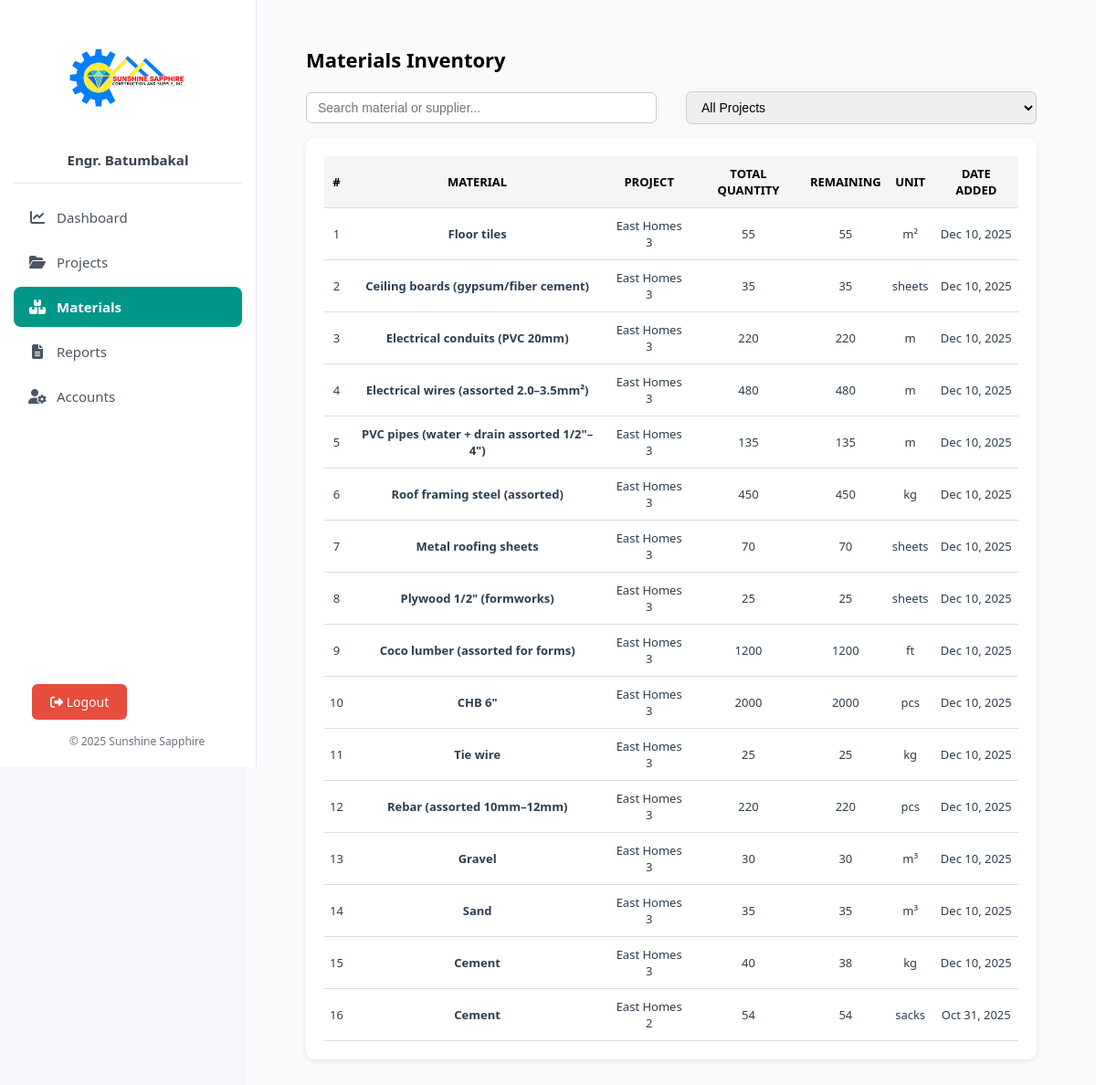
The app's page /materials/materials.php (signed in) with its own data.
### tables this page shows
CREATE TABLE `materials` (
  `id` int(11) NOT NULL AUTO_INCREMENT,
  `project_id` int(11) NOT NULL,
  `name` varchar(255) NOT NULL,
  `supplier` varchar(255) DEFAULT NULL,
  `total_quantity` decimal(10,2) NOT NULL DEFAULT 0.00,
  `remaining_quantity` decimal(10,2) NOT NULL DEFAULT 0.00,
  `unit_of_measurement` varchar(50) NOT NULL,
  `purpose` varchar(255) DEFAULT NULL,
  `created_at` timestamp NOT NULL DEFAULT current_timestamp(),
  PRIMARY KEY (`id`),
  KEY `fk_project_materials` (`project_id`),
  CONSTRAINT `fk_project_materials` FOREIGN KEY (`project_id`) REFERENCES `projects` (`id`) ON DELETE CASCADE
);

CREATE TABLE `projects` (
  `id` int(11) NOT NULL AUTO_INCREMENT,
  `name` varchar(255) NOT NULL,
  `location` varchar(255) DEFAULT NULL,
  `units` int(11) NOT NULL DEFAULT 0,
  `progress` int(11) DEFAULT 0,
  `status` enum('Ongoing','Completed','Pending') NOT NULL DEFAULT 'Pending',
  `is_deleted` tinyint(1) DEFAULT 0,
  `deleted_at` datetime DEFAULT NULL,
  `created_at` timestamp NOT NULL DEFAULT current_timestamp(),
  `folder_path` varchar(255) DEFAULT NULL,
  PRIMARY KEY (`id`)
);

### materials/materials.php (the view, shortened to what this page needs)
<?php
require_once __DIR__ . '/../includes/header.php';
require_once __DIR__ . '/../includes/db.php';
$query = "
    SELECT m.id, m.name, m.project_id, m.total_quantity, m.remaining_quantity, m.unit_of_measurement, m.purpose, m.created_at, p.name AS project_name
    FROM materials m
    LEFT JOIN projects p ON m.project_id = p.id
    ORDER BY m.created_at DESC
";
$result = $conn->query($query);
?>
<div class="content-container">
    <div class="page-header">
        <h2>Materials Inventory</h2>
    </div>
    <div class="filter-bar">
        <input type="text" id="searchInput" placeholder="Search material or supplier...">
        <select id="projectFilter">
            <option value="">All Projects</option>
        </select>
    </div>
    <div class="card">
        <div class="table-responsive">
            <table class="data-table">
                <thead>
                    <tr>
                        <th>#</th>
                        <th>Material</th>
                        <th>Project</th>
                        <th>Total Quantity</th>
                        <th>Remaining</th>
                        <th>Unit</th>
                        <th>Date Added</th>
                    </tr>
                </thead>
                <tbody>
                    <?php
                    if ($result && $result->num_rows > 0) {
                        $counter = 1;
                        while ($row = $result->fetch_assoc()) {
                            $total_qty = intval($row['total_quantity']);
                            $remaining_qty = intval($row['remaining_quantity']);
                            $lowStock = ($total_qty > 0) && (($remaining_qty / $total_qty) < 0.2);
                            $rowClass = $lowStock ? "low-stock" : "";
                            echo "<tr class='{$rowClass}'>
                                <td>{$counter}</td>
                                <td class='highlight' style='color:#2c3e50; font-weight:600;'>{$row['name']}</td>
                                <td>{$row['project_name']}</td>
                                <td>{$total_qty}</td>
                                <td>{$remaining_qty}</td>
                                <td>{$row['unit_of_measurement']}</td>
                                <td>" . date('M d, Y', strtotime($row['created_at'])) . "</td>
                            </tr>";
                            $counter++;
                        }
                    } else {
                        echo "<tr><td colspan='7' class='empty'>No materials found.</td></tr>";
                    }
                    ?>
                </tbody>
            </table>
        </div>
    </div>
</div>
<?php require_once __DIR__ . '/../includes/footer.php'; ?>

### includes/header.php (style rules this page uses)
body { margin: 0; font-family: "Segoe UI", sans-serif; background-color: #f4f6f9; color: #2c3e50; }

### materials/materials.php (style rules this page uses)
.content-container { padding: 20px 25px; }
.page-header { display: flex; justify-content: space-between; align-items: center; margin-bottom: 20px; }
.page-header h2 { color: #000; font-size: 22px; font-weight: 700; margin: 0; }
.card { background-color: white; border-radius: 10px; box-shadow: 0 2px 6px rgba(0, 0, 0, 0.08); padding: 20px; }
.table-responsive { overflow-x: auto; }
.data-table { width: 100%; border-collapse: collapse; }
.data-table thead { background-color: #f5f5f5; color: #000; }
.data-table th, .data-table td { padding: 10px 6px; text-align: center; border-bottom: 1px solid #ddd; font-size: 13px; }
.data-table th { font-weight: 600; text-transform: uppercase; }
.data-table .highlight { font-weight: 600; color: #2c3e50; }
.filter-bar { display: flex; justify-content: space-between; align-items: center; margin-bottom: 15px; }
.filter-bar input, .filter-bar select { padding: 8px 12px; border: 1px solid #ccc; border-radius: 6px; font-size: 14px; width: 48%; box-sizing: border-box; }

### records on screen
materials: name "Floor tiles", project.name "East Homes 3", total_quantity "55", remaining_quantity "55", unit_of_measurement "m²", created_at "Dec 10, 2025"
materials: name "Ceiling boards (gypsum/fiber cement)", project.name "East Homes 3", total_quantity "35", remaining_quantity "35", unit_of_measurement "sheets", created_at "Dec 10, 2025"
materials: name "Electrical conduits (PVC 20mm)", project.name "East Homes 3", total_quantity "220", remaining_quantity "220", unit_of_measurement "m", created_at "Dec 10, 2025"
materials: name "Electrical wires (assorted 2.0–3.5mm²)", project.name "East Homes 3", total_quantity "480", remaining_quantity "480", unit_of_measurement "m", created_at "Dec 10, 2025"
materials: name "PVC pipes (water + drain assorted 1/2\"–4\")", project.name "East Homes 3", total_quantity "135", remaining_quantity "135", unit_of_measurement "m", created_at "Dec 10, 2025"
materials: name "Roof framing steel (assorted)", project.name "East Homes 3", total_quantity "450", remaining_quantity "450", unit_of_measurement "kg", created_at "Dec 10, 2025"
materials: name "Metal roofing sheets", project.name "East Homes 3", total_quantity "70", remaining_quantity "70", unit_of_measurement "sheets", created_at "Dec 10, 2025"
materials: name "Plywood 1/2\" (formworks)", project.name "East Homes 3", total_quantity "25", remaining_quantity "25", unit_of_measurement "sheets", created_at "Dec 10, 2025"
materials: name "Coco lumber (assorted for forms)", project.name "East Homes 3", total_quantity "1200", remaining_quantity "1200", unit_of_measurement "ft", created_at "Dec 10, 2025"
materials: name "CHB 6\"", project.name "East Homes 3", total_quantity "2000", remaining_quantity "2000", unit_of_measurement "pcs", created_at "Dec 10, 2025"
materials: name "Tie wire", project.name "East Homes 3", total_quantity "25", remaining_quantity "25", unit_of_measurement "kg", created_at "Dec 10, 2025"
materials: name "Rebar (assorted 10mm–12mm)", project.name "East Homes 3", total_quantity "220", remaining_quantity "220", unit_of_measurement "pcs", created_at "Dec 10, 2025"
materials: name "Gravel", project.name "East Homes 3", total_quantity "30", remaining_quantity "30", unit_of_measurement "m³", created_at "Dec 10, 2025"
materials: name "Sand", project.name "East Homes 3", total_quantity "35", remaining_quantity "35", unit_of_measurement "m³", created_at "Dec 10, 2025"
materials: name "Cement", project.name "East Homes 3", total_quantity "40", remaining_quantity "38", unit_of_measurement "kg", created_at "Dec 10, 2025"
materials: name "Cement", project.name "East Homes 2", total_quantity "54", remaining_quantity "54", unit_of_measurement "sacks", created_at "Oct 31, 2025"

### other values on screen
$_SESSION['display_name'] "Engr. Batumbakal"
